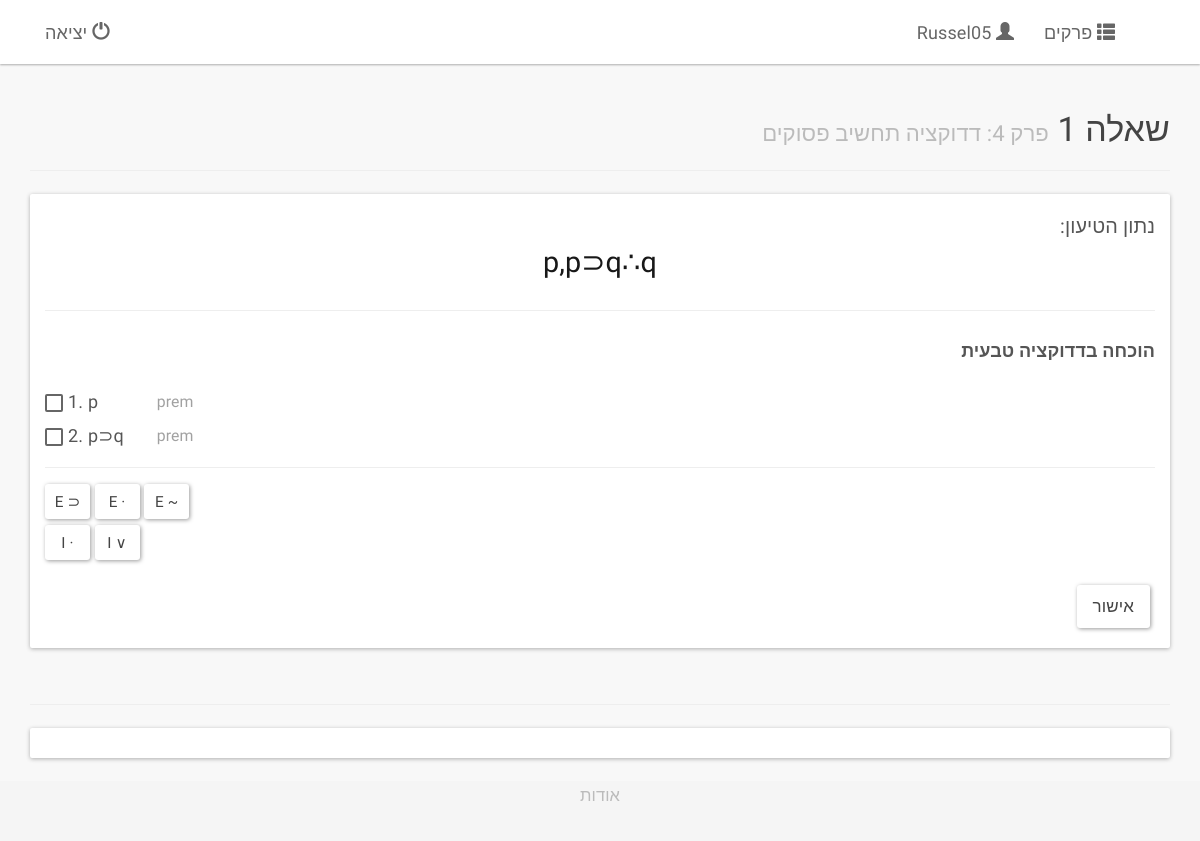
The page /fregush/4/1/ (signed in) on the database its author committed.
### logic/models.py (models this page shows, shortened)
class Chapter(models.Model):
    number = models.PositiveIntegerField(verbose_name='מספר', unique=True)
    title = models.CharField(verbose_name='כותרת', max_length=30)
    def num_questions(self):
        return Question._count(chapter__number=self.number)
    num_questions.short_description = 'מספר שאלות'
    def questions(self):
        return Question._filter(chapter__number=self.number)
    class Meta:
        verbose_name = 'פרק'
        verbose_name_plural = 'פרקים'
        ordering = ['number']

class FormalQuestion(Question):
    class Meta(Question.Meta):
        abstract = True

class DeductionQuestion(FormalQuestion):
    formula = models.CharField(verbose_name='טיעון', max_length=60, validators=[validate_deduction_argument])
    class Meta(FormalQuestion.Meta):
        verbose_name = 'שאלת דדוקציה'
        verbose_name_plural = 'שאלות דדוקציה'
        unique_together = ('chapter', 'formula')

### logic/views.py (the view, shortened to what this page needs)
# urls.py: url(r'^(?P<chnum>[0-9]+)/(?P<qnum>[0-9]+)/$', views.QuestionView.as_view(), name='question'),
class QuestionView(LoginRequiredMixin, generic.DetailView):
    template_name = 'logic/chapter.html'
    context_object_name = 'question'
    def __init__(self, *args, **kwargs):
        super(QuestionView, self).__init__(*args, **kwargs)
        self.context_handlers = {
            ChoiceQuestion : self._handle_choice_context,
            TruthTableQuestion : self._handle_truth_table_context,
            DeductionQuestion : self._handle_deduction_context,
        }
        self.post_handlers = {
            ChoiceQuestion : self._handle_choice_post,
            TruthTableQuestion : self._handle_truth_table_post,
            DeductionQuestion : self._handle_deduction_post,
        }
    def get_object(self):
        return get_question_or_404(chapter__number=self.kwargs['chnum'], number=self.kwargs['qnum'])
    def get_context_data(self, **kwargs):
        context = super(QuestionView, self).get_context_data(**kwargs)
        question = self.object
        context['chapter'] = question.chapter
        context['chap_questions'] = chapter_questions_user_data(question.chapter, self.request.user)
        context.update(
            self.context_handlers[type(question)](question)
        )
        return context
    def _handle_deduction_context(self, question):
        self.template_name = 'logic/deduction.html'
        argument = Argument(question.formula)
        context = {
            'argument': argument,
            'premises': argument.premises,
        }
        return context

### logic/formula.py (called while the page is built, shortened)
    def _strip(self, string):
        if not string:
            return string
        return string

    def _validate(self):
        if self.is_atomic:
            assert not self.sf1 and not self.sf2
            if len(self.literal) > 1:
                raise ValueError('%s is invalid; only 1 letter atoms are allowed' % self.literal)
            if len(self.literal) == 0:
                raise ValueError('empty formula')
            if not self.literal.isalpha():
                raise ValueError('%s must be a letter')
        else:
            assert len(self.literal) > 1
            assert self.sf1
            if self.con in BINARY_CONNECTIVES:
                assert self.sf2

    @property
    def is_atomic(self):
        return not self.con

    @property
    def is_binary(self):
        return self.con in BINARY_CONNECTIVES

    def __hash__(self):
        return hash(self.literal)

    def __unicode__(self):
        return self.literal

    def _uniqify(self, formulas):
        seen = set()
        return [f for f in formulas if not (f in seen or seen.add(f))]

    def __iter__(self):
        return iter(self.formulas)

    def _analyze(self, string):
        try:
            premises, conclusion = string.split(self.THEREFORE)
            self.conclusion = Formula(conclusion)
            if premises:
                self.premises = FormulaSet(string=premises)
                premises_literal = self.premises.literal
            else:
                self.premises = []
                premises_literal = ''
            self.literal = '%s%s%s' % (premises_literal, self.THEREFORE, self.conclusion.literal)
        except Exception, e:
            raise ValueError('illegal argument: %r' % string)

### logic/models.py (called while the page is built)
def _concrete_sub_classes(cls):
    subs = []
    for sub in cls.__subclasses__():
        if sub._meta.abstract:
            subs.extend(_concrete_sub_classes(sub))
        else:
            subs.append(sub)
    return subs

    @classmethod
    def _filter(cls, **kwargs):
        return cls._sub_func('filter', **kwargs)

    @classmethod
    def _get(cls, **kwargs):
        result = cls._filter(**kwargs)
        if not result:
            return None
        assert len(result) == 1
        return result[0]

    @classmethod
    def _sub_func(cls, func_name, **kwargs):
        concretes = _concrete_sub_classes(cls)
        all_obj = []
        for c in concretes:
            all_obj.extend(getattr(c.objects, func_name)(**kwargs))
        return all_obj

### logic/templates/logic/deduction.html (shortened to what this page needs)
{% extends "logic/question_base.html" %}
{% load staticfiles %}
{% block question_text %}נתון הטיעון:<p class="text-center formal" style="font-size: 160%; margin-top: -30px;color: rgb(24,24,24); font-style: normal;" dir="ltr">{{question.formula}}</p>{% endblock %}
{% block question_instruction %}הוכחה בדדוקציה טבעית{% endblock %}
{% block question_content %}
  <div dir="ltr">
    <table id="deduction" class="">
      <tbody>
        {% for premise in premises %}
        <tr>
          <td class="dd-num"><input type="checkbox" id="cb{{forloop.counter}}" name="{{forloop.counter}}">{{forloop.counter}}. </input></td>
          <td id="f{{forloop.counter}}">{{premise}}</td>
          <td class="dd-just">prem</td>
        </tr>
        {% endfor %}
      </tbody>
    </table>
    <div class="page-header" style="margin-top: 5px; margin-bottom: 10px;">
    </div>
    <div>
      <button class="btn btn-default dd-btn" id="imp-e">E ⊃</button>
      <button class="btn btn-default dd-btn" id="con-e">E ·</button>
      <button class="btn btn-default dd-btn" id="neg-e">E ~</button>
    </div>
    <div>
      <button class="btn btn-default dd-btn" id="con-i">I ·</button>
      <button class="btn btn-default dd-btn" id="dis-i">I ∨</button>
    </div>
  </div>
{% endblock question_content %}

### logic/templates/logic/chapter_base.html (shortened to what this page needs)
{% extends "logic/base.html" %}
{% block content %}
  <div class="container">
    <div class="page-header noselect">
    <h3>{% block topic_header %}{% endblock %} <small>פרק {{ chapter.number }}: {{ chapter.title }}</small></h3>
    </div>
  {% block chapter_content %}
  {% endblock %}
    <div class="page-header">
    </div>
    <div class="panel panel-default">
      <div class="panel-body noselect">
      </div>
    </div>
  </div>
{% endblock content %}

### logic/templates/logic/base.html (shortened to what this page needs)
{% extends "logic/basic_base.html" %}
{% block body_content %}
    <nav class="navbar navbar-default navbar-fixed-top noselect">
      <div class="container">
        <div id="navbar" class="navbar-collapse collapse">
          <ul class="nav navbar-nav pull-right">
            <li><a href="#contact"><span class="glyphicon glyphicon-user"></span> {% firstof user.get_full_name user.get_username %}</a></li>
            <li><a href="{% url 'logic:index'%}"><span class="glyphicon glyphicon-th-list"></span> פרקים</a></li>
          </ul>
          <ul class="nav navbar-nav pull-left">
            <li><a href="{% url 'logout'%}"><span class="glyphicon glyphicon-off"></span> יציאה</a></li>
          </ul>
        </div>
      </div>
    </nav>
{% block content %}
{% endblock content %}
{% endblock body_content %}

### logic/static/logic/css/mycss.css (style rules this page uses)
body { background-color: #F8F8F8; padding-top: 65px; direction: rtl; font-family: 'Alef', sans-serif; font-size: large; color: rgb(85,85,85) !important; }
.formal { font-family: 'Trirong', serif; }
.noselect { -webkit-touch-callout: none; -webkit-user-select: none; -khtml-user-select: none; -moz-user-select: none; -ms-user-select: none; user-select: none; cursor: default; }
.dd-num { padding-right: 5px; }
.dd-just { opacity: 0.55; font-size: 88%; padding-left: 33px; }
.dd-btn { font-size: 85%; margin-top: 6px; padding: 0px; height: 35px; width: 45px; }
html { position: relative; min-height: 100%; }
body { margin-bottom: 60px; }

### rows shown on the page
Chapter: number "4", title "דדוקציה תחשיב פסוקים"
DeductionQuestion: formula "p,p⊃q∴q"

### other values the page prints
{{ premise }} "p" "p⊃q"
